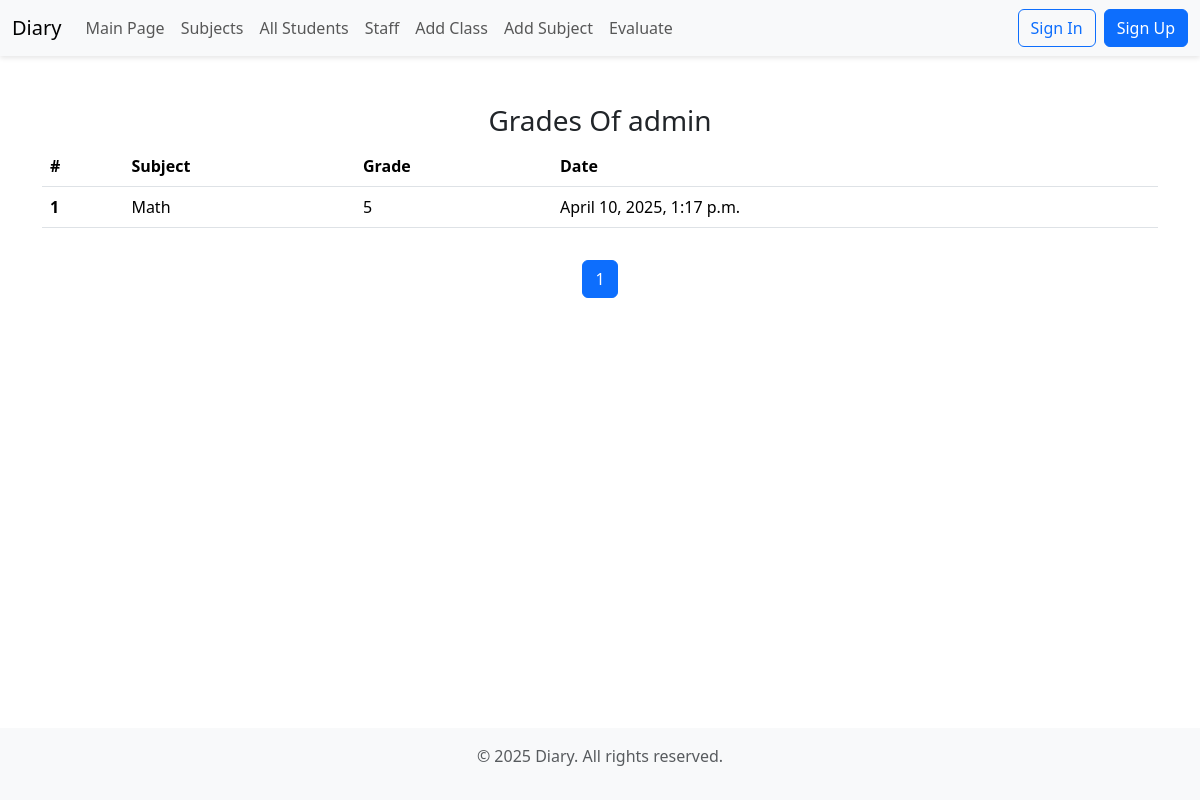
The page /student/3/ on the database as committed earlier.
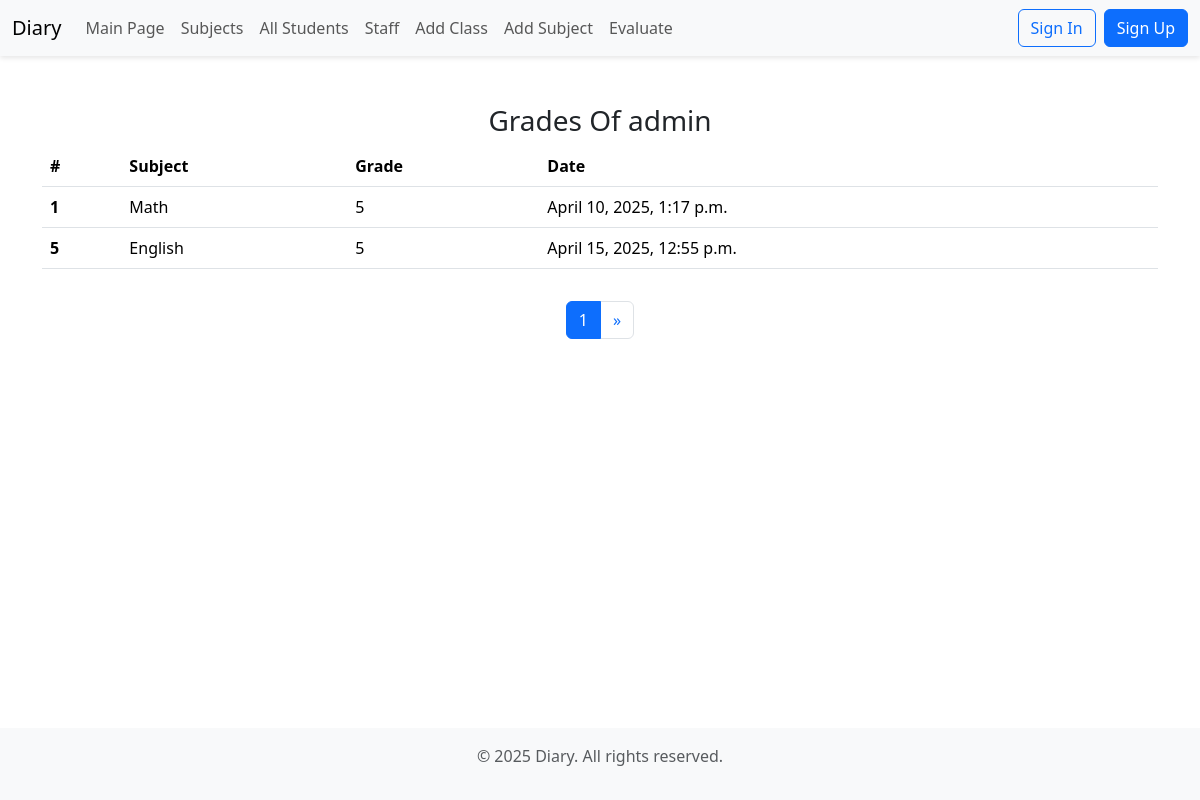
The same page on the database as committed later.
### user/models.py (models this page shows)
class CustomUser(AbstractUser):
    birth_date = models.DateTimeField(auto_now=True, null=True, blank=True, verbose_name="Birth Date")
    address = models.CharField(max_length=255, null=True, blank=True, verbose_name="Address")
    phone = models.IntegerField(null=True, blank=True, verbose_name="Phone Number")
    avatar = models.ImageField(upload_to="avatars/", null=True, blank=True, verbose_name="Avatar")
    created_at = models.DateTimeField(auto_now_add=True)
    updated_at = models.DateTimeField(auto_now=True)
    def __str__(self) -> str:
        return f"{self.username}"

### grade/models.py (models this page shows, shortened)
class Grade(models.Model):
    subject = models.ForeignKey(Subject, on_delete=models.CASCADE, related_name="Grades")
    student = models.ForeignKey(CustomUser, on_delete=models.CASCADE, related_name="Grades")
    grade = models.IntegerField(default=2)
    created_at = models.DateTimeField(auto_now_add=True)

class Subject(models.Model):
    subject = models.CharField(max_length=255, null=False, blank=False, verbose_name="Subject's Name")
    clas = models.ForeignKey(Clas, on_delete=models.CASCADE)
    def __str__(self) -> str:
        return f"{self.subject}"

### grade/views.py (the view)
# urls.py: path("student/<int:id>/", grades_of_student, name="grades_of_a_student"),
def grades_of_student(request, id):
    student = CustomUser.objects.filter(id=id).first()
    grades = Grade.objects.filter(student=student)
    pages = Paginator(grades, 2)
    page_number = request.GET.get("page")
    page_obj = pages.get_page(page_number)
    context = {
        "student" : student,
        "page_obj" : page_obj
    }
    return render(request, "grades_of_a_student.html", context)

### templates/grades_of_a_student.html (shortened to what this page needs)
{% extends "base.html" %}
{% block content %}
    <div class="container mt-5">
        <h3 class="text-center">Grades Of {{ student }}</h3>
        <table class="table">
            <thead>
                <tr>
                    <th class="col">#</th>
                    <th scope="col">Subject</th>
                    <th scope="col">Grade</th>
                    <th scope="col">Date</th>
                </tr>
            </thead>
            <tbody>
                {% for grade in page_obj %}
                    <tr>
                        <th scope="row">{{ grade.id }}</th>
                        <td>{{ grade.subject }}</td>
                        <td>{{ grade.grade }}</td>
                        <td>{{ grade.created_at }}</td>
                    </tr>
                {% endfor %}
            </tbody>
        </table>
    </div>
    <div class="container mt-3">
        <nav>
            <ul class="pagination justify-content-center">
                    <li class="page-item active">
                        <span class="page-link">{{ page_obj.number }}</span>
                    </li>
                {% if page_obj.has_next %}
                    <li class="page-item">
                        <a href="?page={{ page_obj.next_page_number }}" class="page-link" aria-label="Next">
                            <span aria-hidden="true">&raquo;</span>
                        </a>
                    </li>
                {% endif %}
            </ul>
        </nav>
    </div>
{% endblock content %}

### templates/base.html (shortened to what this page needs)
<!DOCTYPE html>
<html lang="en">
<head>
    <link
        href="https://cdn.jsdelivr.net/npm/bootstrap@5.3.5/dist/css/bootstrap.min.css"
        rel="stylesheet"
        >
</head>
<body>
    <nav class="navbar navbar-expand-lg bg-light">
        <div class="container-fluid">
            <a class="navbar-brand" href="">Diary</a>
            <div class="collapse navbar-collapse" id="navbarContent">
                <ul class="navbar-nav me-auto mb-2 mb-lg-0">
                    <li class="nav-item">
                        <a class="nav-link" href="/">Main Page</a>
                    </li>
                    <li class="nav-item">
                        <a class="nav-link" href="{% url 'subjects' %}">Subjects</a>
                    </li>
                    <li class="nav-item">
                        <a class="nav-link" href="{% url 'students' %}">All Students</a>
                    </li>
                    <li class="nav-item">
                        <a class="nav-link" href="{% url 'staff' %}">Staff</a>
                    </li>
                    <li class="nav-item">
                        <a class="nav-link" href="{% url 'add_class' %}">Add Class</a>
                    </li>
                    <li class="nav-item">
                        <a class="nav-link" href="{% url 'add_subject' %}">Add Subject</a>
                    </li>
                    <li class="nav-item">
                        <a class="nav-link" href="{% url 'evaluate' %}">Evaluate</a>
                    </li>
                </ul>
                <div class="d-flex">
                    {% if request.user.is_authenticated %}
                        <a href="{% url 'profile' user.id %}" class="btn btn-primary me-2">
                            {{ user.username }}
                        </a>
                        <a href="{% url 'log_out' %}" class="btn btn-outline-primary">Log Out</a>
                    {% else %}
                        <a href="{% url 'log_in' %}" class="btn btn-outline-primary me-2">Sign In</a>
                        <a href="{% url 'sign_up' %}" class="btn btn-primary">Sign Up</a>
                    {% endif %}
                </div>
            </div>
        </div>
    </nav>
    {% block content %}
    {% endblock %}
    <footer class="bg-light py-3 text-center text-muted">
        <div class="container">
            <p>&copy; 2025 Diary. All rights reserved.</p>
        </div>
    </footer>
</body>
</html>

### templates/base.html (style rules this page uses)
body { min-height: 100vh; display: flex; flex-direction: column; }
footer { margin-top: auto; }
.navbar { box-shadow: 0 2px 5px rgba(0,0,0,0.1); }

Rows that differ between the two databases and show on the page:
added Grade: id "5", subject "English", grade "5", created_at "April 15, 2025, 12:55 p.m."
